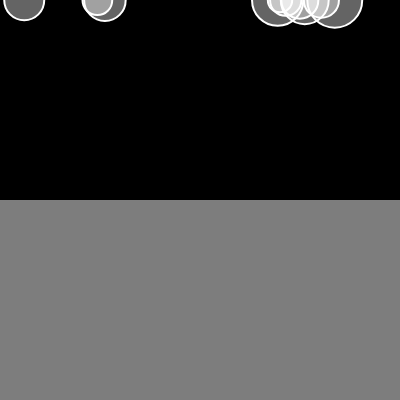
Frame 1 (no input)
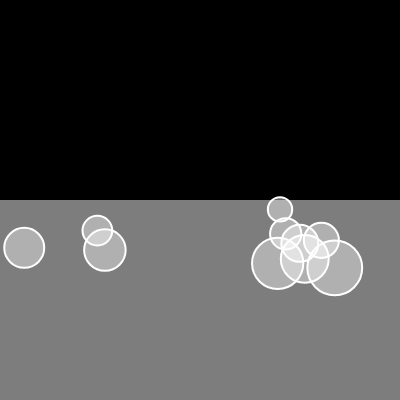
Frame 60 (no input)
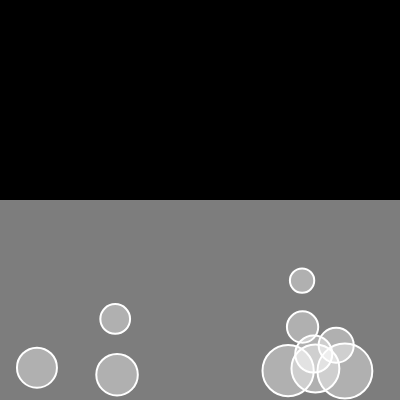
Frame 120 (the mouse pressed at the canvas centre since frame 60)

The p5.js sketch that drew these frames (run headless with seeded random() and noise() and a simulated clock; from frame 60 on, the mouse is pressed at the canvas centre):

// p5.js sketch
// ── sketch.js
// Make an array for mover objects
let movers = [];
// We make up a coefficient of friction and make it a global variable
const mu = 0.1;
// We make up a coefficient of drag and make it a global variable
const dragC = 0.2;

function setup() {
  createCanvas(400, 400);

  // Create 10 movers with random x value and random mass
  for (let i = 0; i < 10; i++) {
    movers[i] = new Mover(random(width), 0, random(1, 8));
  }
}

function draw() {
  background(0);

  // We make half the screen a pool of a substance
  fill(255, 125);
  noStroke();
  rect(0, height * 0.5, width, height * 0.5);

  for (let mover of movers) {
    // Gravity is pulling the object straight down
    const gravity = createVector(0, 0.2);
    //The gravitational acceleration is based of the weight of the object,
    // so we have to add the "weight" based on the area of the object
    const weight = p5.Vector.mult(gravity, mover.mass);
    mover.applyForce(weight);

    // Wind is added when we press the mouse button
    if (mouseIsPressed) {
      const wind = createVector(0.1, 0);
      // the wind is pushing the object to the right
      mover.applyForce(wind);
    }

    if (mover.position.y > height * 0.5) {
      mover.drag(dragC);
    }

    mover.update();
    mover.edges();
    mover.show();
  }
}

// ── mover.js
/*
 * To calculate the drag force (we use a fluid force in this example) we need
 * The opposite to direction by an arbitrary number (* -num)
 * rho, the density of the element the mover is moving through, wind is light and water is   denser and create more "resistance" (constant)
 * Surface area (A) an arrow head = small area vs. a box = large area (constant)
 * Coefficient to drag, maps to the relative strength to the drag it self (constant)
 * The velocity squared
 * The unit vector direction
 *
 * We just use -1 * a constant that contains all constants * velocity² * unit vector
 *
 */

class Mover {
  constructor(x, y, m) {
    this.position = createVector(x, y);
    this.velocity = createVector(0, 0);
    this.acceleration = createVector(0, 0);
    this.mass = m;
    this.radius = sqrt(this.mass) * 10;
  }

  drag(c) {
    // Direction of Drag
    let drag = this.velocity.copy();
    // Make drag a unit vector
    drag.normalize();
    // Reverse the direction
    drag.mult(-1);
    // Square the velocity
    let speedSq = this.velocity.magSq();
    // Set the force
    drag.setMag(c * speedSq);
    // Add drag to the movers
    this.applyForce(drag);
  }

  applyForce(force) {
    const f = p5.Vector.div(force, this.mass);
    this.acceleration.add(f);
  }

  edges() {
    if (this.position.y >= height - this.radius) {
      this.position.y = height - this.radius;
      this.velocity.y *= -1;
    }

    if (this.position.x >= width - this.radius) {
      this.position.x = width - this.radius;
      this.velocity.x *= -1;
    } else if (this.position.x <= this.radius) {
      this.position.x = this.radius;
      this.velocity.x *= -1;
    }
  }

  update() {
    this.velocity.add(this.acceleration);
    this.position.add(this.velocity);

    this.acceleration.set(0, 0);
  }

  show() {
    stroke(255);
    strokeWeight(2);
    fill(255, 100);

    ellipse(this.position.x, this.position.y, 2 * this.radius);
  }
}
